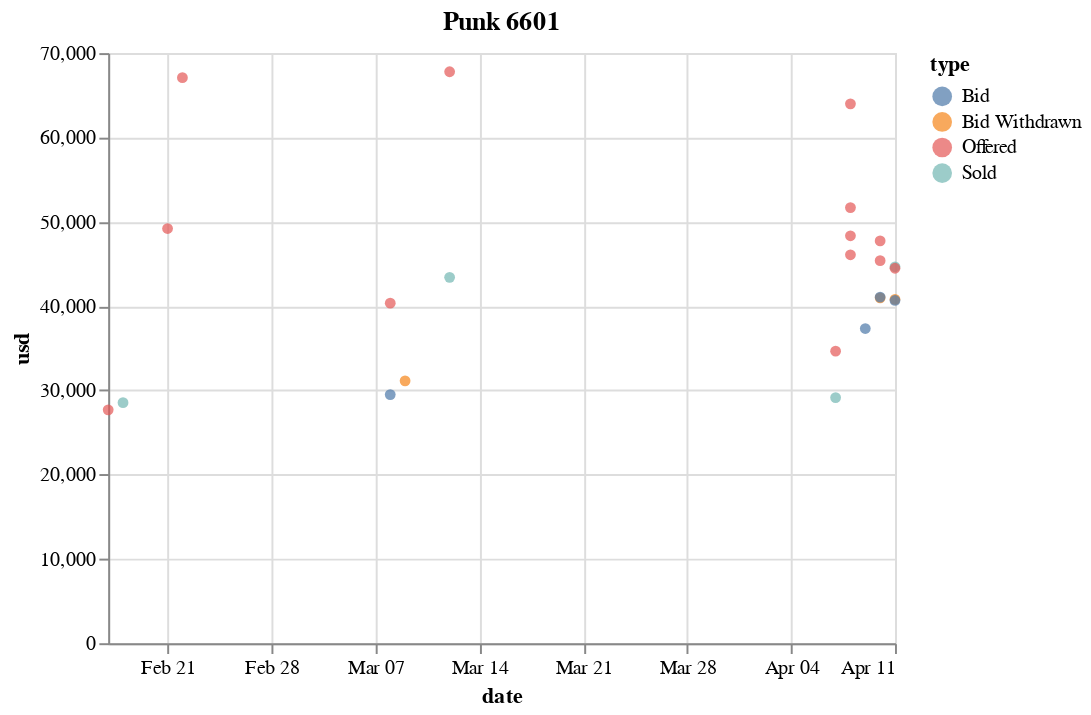

The notebook cell this image was saved under:
### Code cell
(
    alt.Chart(pdf)
    .encode(x="date", y="usd", color="type")
    .mark_circle()
    .properties(title='Punk 6601')
)

### Figure 1 — Vega-Lite specification as saved in the notebook (floating-point values rounded to 4 significant figures)
{"config": {"view": {"continuousWidth": 400, "continuousHeight": 300}}, "data": {"name": "data-6c31456caf14f9c4b56e922f7876b201"}, "mark": "circle", "encoding": {"color": {"type": "nominal", "field": "type"}, "x": {"type": "temporal", "field": "date"}, "y": {"type": "quantitative", "field": "usd"}}, "title": "Punk 6601", "$schema": "https://vega.github.io/schema/vega-lite/v4.8.1.json", "datasets": {"data-6c31456caf14f9c4b56e922f7876b201": [{"date": "2021-02-17T00:00:00", "id": 6601, "type": "Offered", "from": null, "to": null, "eth": 15.0, "usd": 27680.0}, {"date": "2021-02-18T00:00:00", "id": 6601, "type": "Sold", "from": "0x727ca3", "to": "0xca1585", "eth": 15.0, "usd": 28530.0}, {"date": "2021-02-21T00:00:00", "id": 6601, "type": "Offered", "from": null, "to": null, "eth": 25.0, "usd": 49190.0}, {"date": "2021-02-22T00:00:00", "id": 6601, "type": "Offered", "from": null, "to": null, "eth": 35.0, "usd": 67090.0}, {"date": "2021-03-08T00:00:00", "id": 6601, "type": "Bid", "from": "0xe3bf86", "to": null, "eth": 17.0, "usd": 29490.0}, {"date": "2021-03-08T00:00:00", "id": 6601, "type": "Offered", "from": null, "to": null, "eth": 24.0, "usd": 40340.0}, {"date": "2021-03-09T00:00:00", "id": 6601, "type": "Bid Withdrawn", "from": "0xe3bf86", "to": null, "eth": 17.0, "usd": 31120.0}, {"date": "2021-03-12T00:00:00", "id": 6601, "type": "Offered", "from": null, "to": null, "eth": 37.49, "usd": 67790.0}, {"date": "2021-03-12T00:00:00", "id": 6601, "type": "Sold", "from": "0xca1585", "to": "Pranksy", "eth": 24.0, "usd": 43400.0}, {"date": "2021-04-07T00:00:00", "id": 6601, "type": "Offered", "from": null, "to": null, "eth": 17.6, "usd": 34640.0}, {"date": "2021-04-07T00:00:00", "id": 6601, "type": "Sold", "from": "Pranksy", "to": "0x67edd0", "eth": 14.8, "usd": 29130.0}, {"date": "2021-04-08T00:00:00", "id": 6601, "type": "Offered", "from": null, "to": null, "eth": 22.5, "usd": 46080.0}, {"date": "2021-04-08T00:00:00", "id": 6601, "type": "Offered", "from": null, "to": null, "eth": 23.6, "usd": 48330.0}, {"date": "2021-04-08T00:00:00", "id": 6601, "type": "Offered", "from": null, "to": null, "eth": 31.0, "usd": 63980.0}, {"date": "2021-04-08T00:00:00", "id": 6601, "type": "Offered", "from": null, "to": null, "eth": 25.0, "usd": 51680.0}, {"date": "2021-04-09T00:00:00", "id": 6601, "type": "Bid", "from": "0xf3fd33", "to": null, "eth": 18.0, "usd": 37330.0}, {"date": "2021-04-10T00:00:00", "id": 6601, "type": "Bid Withdrawn", "from": "Gmugr", "to": null, "eth": 19.0, "usd": 40970.0}, {"date": "2021-04-10T00:00:00", "id": 6601, "type": "Bid", "from": "Gmugr", "to": null, "eth": 19.0, "usd": 41060.0}, {"date": "2021-04-10T00:00:00", "id": 6601, "type": "Offered", "from": null, "to": null, "eth": 21.0, "usd": 45380.0}, {"date": "2021-04-10T00:00:00", "id": 6601, "type": "Offered", "from": null, "to": null, "eth": 22.0, "usd": 47720.0}, {"date": "2021-04-11T00:00:00", "id": 6601, "type": "Sold", "from": "0x67edd0", "to": "0xf3fd33", "eth": 20.8, "usd": 44650.0}, {"date": "2021-04-11T00:00:00", "id": 6601, "type": "Bid Withdrawn", "from": "0xf3fd33", "to": null, "eth": 19.0, "usd": 40790.0}, {"date": "2021-04-11T00:00:00", "id": 6601, "type": "Bid", "from": "0xf3fd33", "to": null, "eth": 19.0, "usd": 40660.0}, {"date": "2021-04-11T00:00:00", "id": 6601, "type": "Offered", "from": null, "to": null, "eth": 20.8, "usd": 44480.0}]}}
